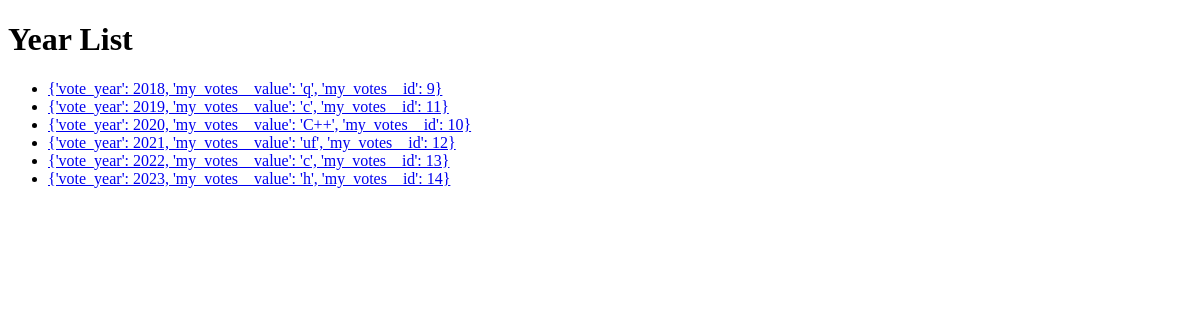
/polls/years-outer/ (signed in), run on an earlier commit of the app's database.
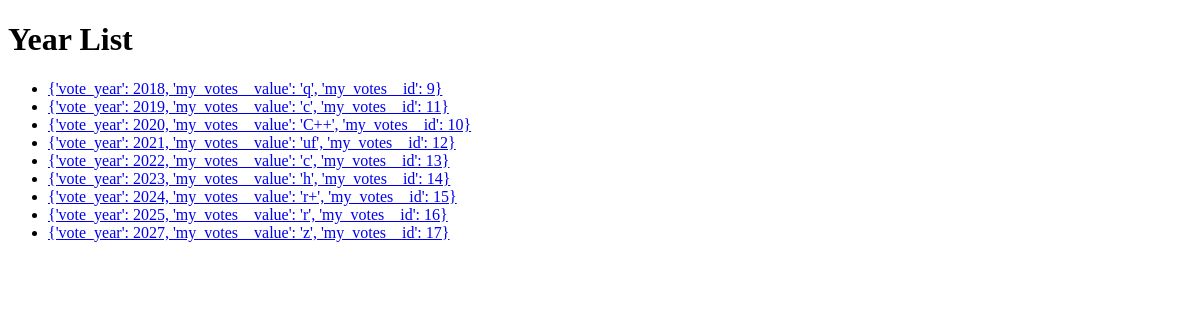
And on a later commit of the database.
### polls/models.py (models this page shows, shortened)
class Year(models.Model):
    vote_year = models.IntegerField(primary_key=True)

### polls/views.py (the view)
# urls.py: path('years-outer/', views.YearOuterListView.as_view(), name='years-outer'),
class YearOuterListView(ListView):
    model = Year
    def get_queryset(self):
        return Year.objects.annotate(my_votes=FilteredRelation(
            'vote', condition=Q(vote__voter=self.request.user))).values('vote_year', 'my_votes__value',
                                                                        'my_votes__id')

### polls/templates/polls/year_list.html (shortened to what this page needs)
<!DOCTYPE html>
<html lang="en">
<head>
</head>
<body>
  <h1>Year List</h1>
  {% if object_list %}
  <ul>
    {% for object in object_list %}
      <li>
          {% if object.my_votes__value %}
            <a href="/polls/vote/{{ object.my_votes__id }}/update-value/">{{object}}</a>
          {% else %}
            <a href="/polls/vote/create/{{ object.vote_year }}">{{object}}</a>
          {% endif %}
      </li>
    {% endfor %}
  </ul>
  {% else %}
    <p>There are no years in the library.</p>
  {% endif %}
</body>
</html>

What changed in the data, as far as the page shows it:
added Year: object "{'vote_year': 2024, 'my_votes__value': 'r+', 'my_votes__id': 15}"
added Year: object "{'vote_year': 2025, 'my_votes__value': 'r', 'my_votes__id': 16}"
added Year: object "{'vote_year': 2027, 'my_votes__value': 'z', 'my_votes__id': 17}"
